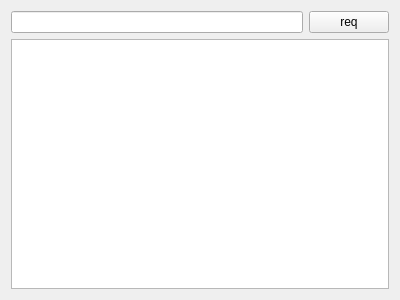
<?xml version="1.0" encoding="UTF-8"?>
<ui version="4.0">
 <class>MainWindow</class>
 <widget class="QMainWindow" name="MainWindow">
  <property name="geometry">
   <rect>
    <x>0</x>
    <y>0</y>
    <width>400</width>
    <height>300</height>
   </rect>
  </property>
  <property name="windowTitle">
   <string>MainWindow</string>
  </property>
  <widget class="QWidget" name="centralWidget">
   <layout class="QGridLayout" name="gridLayout">
    <item row="2" column="0">
     <layout class="QVBoxLayout" name="verticalLayout">
      <item>
       <layout class="QHBoxLayout" name="horizontalLayout">
        <item>
         <widget class="QLineEdit" name="lineEdit"/>
        </item>
        <item>
         <widget class="QPushButton" name="pushButton">
          <property name="maximumSize">
           <size>
            <width>86</width>
            <height>16777215</height>
           </size>
          </property>
          <property name="text">
           <string>req</string>
          </property>
         </widget>
        </item>
       </layout>
      </item>
     </layout>
    </item>
    <item row="3" column="0">
     <widget class="QPlainTextEdit" name="plainTextEdit"/>
    </item>
   </layout>
  </widget>
 </widget>
 <layoutdefault spacing="6" margin="11"/>
 <resources/>
 <connections/>
</ui>
